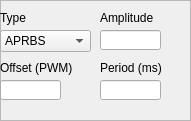
  <widget class="QFrame" name="frame">
   <property name="geometry">
    <rect>
     <x>10</x>
     <y>270</y>
     <width>191</width>
     <height>121</height>
    </rect>
   </property>
   <property name="frameShape">
    <enum>QFrame::StyledPanel</enum>
   </property>
   <property name="frameShadow">
    <enum>QFrame::Raised</enum>
   </property>
   <widget class="QLineEdit" name="amplitude">
    <property name="geometry">
     <rect>
      <x>100</x>
      <y>30</y>
      <width>61</width>
      <height>20</height>
     </rect>
    </property>
   </widget>
   <widget class="QLabel" name="amplitude_label">
    <property name="geometry">
     <rect>
      <x>100</x>
      <y>10</y>
      <width>91</width>
      <height>16</height>
     </rect>
    </property>
    <property name="text">
     <string>Amplitude</string>
    </property>
   </widget>
   <widget class="QLabel" name="tiemporeferencia_label">
    <property name="geometry">
     <rect>
      <x>100</x>
      <y>60</y>
      <width>91</width>
      <height>16</height>
     </rect>
    </property>
    <property name="text">
     <string>Period (ms)</string>
    </property>
   </widget>
   <widget class="QLineEdit" name="offset">
    <property name="geometry">
     <rect>
      <x>0</x>
      <y>80</y>
      <width>61</width>
      <height>20</height>
     </rect>
    </property>
   </widget>
   <widget class="QComboBox" name="tiposenal">
    <property name="geometry">
     <rect>
      <x>0</x>
      <y>30</y>
      <width>91</width>
      <height>22</height>
     </rect>
    </property>
    <item>
     <property name="text">
      <string>APRBS</string>
     </property>
    </item>
    <item>
     <property name="text">
      <string>Square wave</string>
     </property>
    </item>
    <item>
     <property name="text">
      <string>Sine wave</string>
     </property>
    </item>
    <item>
     <property name="text">
      <string>Triangle + dead zone</string>
     </property>
    </item>
    <item>
     <property name="text">
      <string>Impulse</string>
     </property>
    </item>
    <item>
     <property name="text">
      <string>Chirp</string>
     </property>
    </item>
    <item>
     <property name="text">
      <string>Exponential Decay</string>
     </property>
    </item>
    <item>
     <property name="text">
      <string>White noise</string>
     </property>
    </item>
   </widget>
   <widget class="QLabel" name="tiposenal_label">
    <property name="geometry">
     <rect>
      <x>0</x>
      <y>10</y>
      <width>111</width>
      <height>16</height>
     </rect>
    </property>
    <property name="text">
     <string>Type</string>
    </property>
   </widget>
   <widget class="QLineEdit" name="tiemporeferencia">
    <property name="geometry">
     <rect>
      <x>100</x>
      <y>80</y>
      <width>61</width>
      <height>20</height>
     </rect>
    </property>
   </widget>
   <widget class="QLabel" name="offset_label">
    <property name="geometry">
     <rect>
      <x>0</x>
      <y>60</y>
      <width>101</width>
      <height>16</height>
     </rect>
    </property>
    <property name="text">
     <string>Offset (PWM)</string>
    </property>
   </widget>
  </widget>
